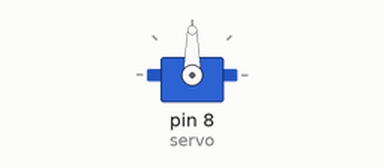
This sketch was run on a simulated Arduino Uno, built with avr-gcc and run on an emulated ATmega328P. On the bench: servo.

Above: at 2.05 s.
Timing chart, 0 to 6.6 s (numbered marks = the images above):
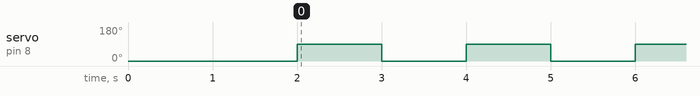

The sketch:

servo.ino
```cpp
#include <Servo.h>
Servo servo;

void setup() {
  // put your setup code here, to run once:
  servo.attach(8);
  servo.write(0);
  delay(2000);

}

void loop() {
  // put your main code here, to run repeatedly:
  servo.write(90);
  delay(1000);
  servo.write(0);
  delay(1000);
}
```

Measured:
- by itself, servo on pin 8 (servo): alternates 90° for 1.0 s and 0° for 1.0 s
